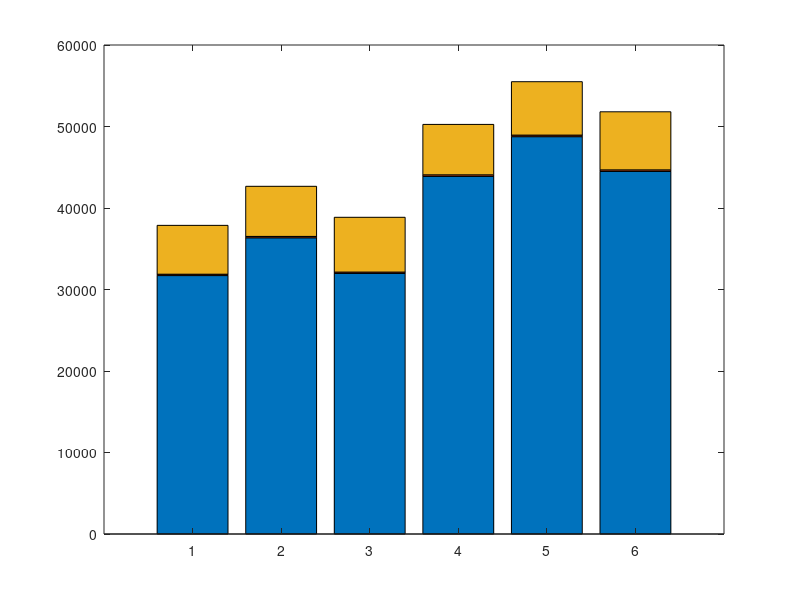

This chart was generated by the following MATLAB code: (Note: this script raises an error after producing the figure.)
% data
x = {'6lh'; '6lr'; '6lbr'; 'rpl'; '6lr-rpl'; '6lbr-rpl'};
y = [ 31710 168 5992 ; 36346 168 6148 ; 31972 168 6720 ; 43883 192 6182 ; 48754 192 6552 ; 44490 192 7124 ];
% enddata

% Construct graph
figure;
bar(y,'stacked');
set(gca,'XTickLabels',x); 
legend('Code','Initialized variables','Uninitialized variables',2);
xlabel('Entity');
ylabel('memory (bytes)');
title('msp430-size over 6LoWPAN-ND entities');
